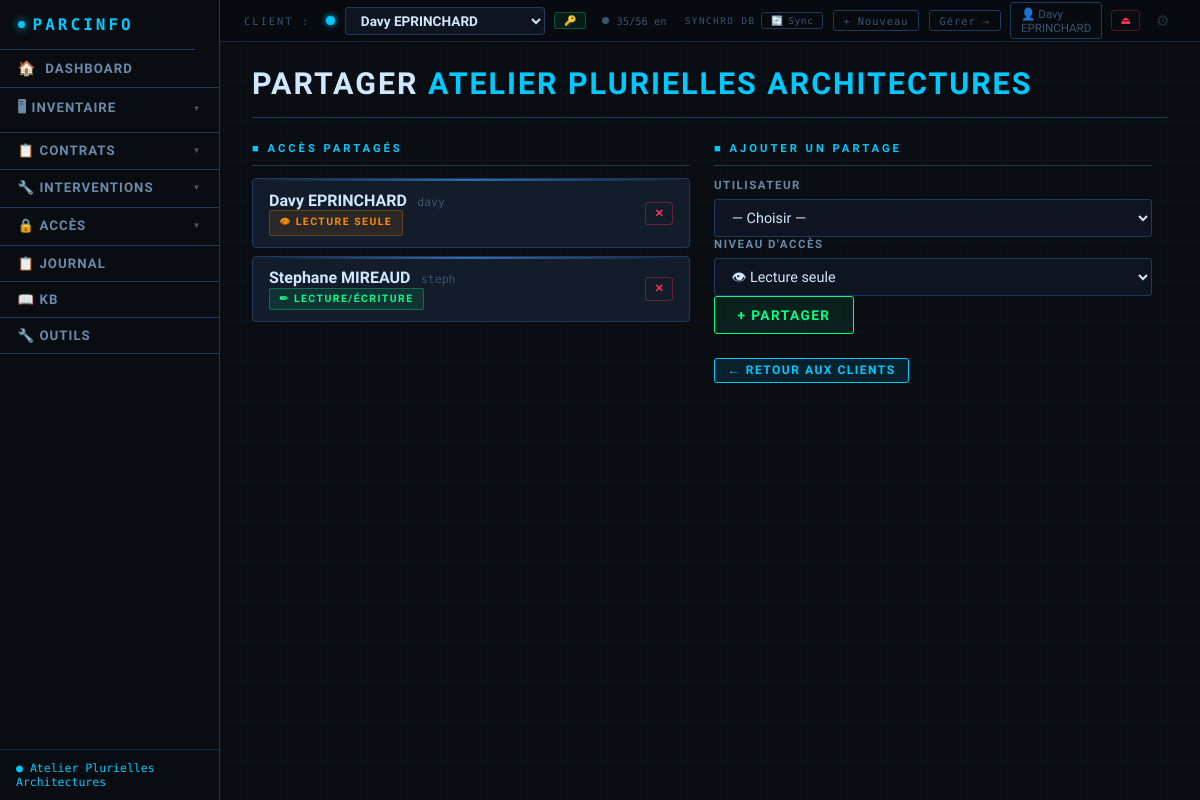
/client/3/partager (signed in), run on the app's committed database.
### tables this page shows
CREATE TABLE clients (
        id INTEGER PRIMARY KEY AUTOINCREMENT,
        nom TEXT NOT NULL DEFAULT '',
        contact TEXT DEFAULT '',
        telephone TEXT DEFAULT '',
        email TEXT DEFAULT '',
        adresse TEXT DEFAULT '',
        notes TEXT DEFAULT '',
        couleur TEXT DEFAULT '#00c9ff',
        date_creation TEXT DEFAULT '',
        date_maj TEXT DEFAULT '', auth_user_id INTEGER DEFAULT NULL);

CREATE TABLE client_partages (
        id INTEGER PRIMARY KEY AUTOINCREMENT,
        client_id INTEGER NOT NULL,
        auth_user_id INTEGER NOT NULL,
        niveau TEXT DEFAULT 'lecture',
        date_partage TEXT,
        UNIQUE(client_id, auth_user_id));

### app.py (the view, shortened to what this page needs)
@app.route('/client/<int:cid>/partager', methods=['GET','POST'])
def partager_client(cid):
    u = get_auth_user()
    if not u:
        return redirect(url_for('page_login'))
    if get_client_access(cid) != 'proprietaire':
        flash('Seul le propriétaire peut partager ce client', 'danger')
        return redirect(url_for('liste_clients'))
    conn = get_db()
    client = row_to_dict(conn.execute('SELECT * FROM clients WHERE id=?', (cid,)).fetchone() or {})
    partages = [row_to_dict(r) for r in conn.execute(
        'SELECT cp.*, au.login, au.nom, au.prenom FROM client_partages cp JOIN auth_users au ON cp.auth_user_id=au.id WHERE cp.client_id=?',
        (cid,)).fetchall()]
    all_users = [row_to_dict(r) for r in conn.execute(
        'SELECT id,login,nom,prenom FROM auth_users WHERE id!=? AND actif=1 ORDER BY nom',
        (u['id'],)).fetchall()]
    conn.close()
    return render_template('partage_client.html', client=client, partages=partages,
                           all_users=all_users, clients=get_clients(), client_actif_id=get_client_id())

### app.py (called while the page is built)
@app.context_processor
def inject_auth_context():
    u = None
    uid = session.get('auth_user_id')
    if uid:
        try:
            conn = get_db()
            u = row_to_dict(conn.execute('SELECT id,login,nom,prenom,role,logo_fichier FROM auth_users WHERE id=?', (uid,)).fetchone() or {})
            conn.close()
        except Exception:
            logger.exception('Erreur inject_auth_context')
    return dict(auth_user=u)

@app.context_processor
def inject_csrf_token():
    return dict(csrf_token=_get_csrf_token())

@app.context_processor
def inject_dynamic_css():
    user = get_auth_user()
    auth_user_id = user['id'] if user else None
    dynamic_css = _generate_dynamic_css(auth_user_id=auth_user_id)
    return dict(dynamic_css=dynamic_css)

@app.before_request
def csrf_protect():
    validate_csrf_request()

@app.template_filter('type_css')
def type_css_filter(t):
    import re as _re
    if t in _TYPE_CSS_MAP:
        return _TYPE_CSS_MAP[t]
    key = _re.sub(r'[^a-z0-9]', '', str(t).lower())[:16]
    return key or 'autre'

@app.context_processor
def inject_cfg():
    types = get_liste('types_appareils')
    user = get_auth_user()
    auth_user_id = user['id'] if user else None
    cfg = cfg_all(auth_user_id=auth_user_id)
    type_badges = {}
    for t in types:
        k = type_css_filter(t)
        if k not in type_badges:
            val = cfg.get(f'type_badge_{k}', '')
            if val:
                type_badges[k] = val[:3].upper()
            else:
                type_badges[k] = _TYPE_BADGE_DEFAULTS.get(k, k[:3].upper() or 'AUT')
    return {
        'cfg': cfg,
        'types_appareils_ctx': types,
        'type_css_defaults': _TYPE_CSS_DEFAULTS,
        'type_badge_defaults': _TYPE_BADGE_DEFAULTS,
        'type_badges': type_badges,
    }

@app.before_request
def _auto_start_sync():
    global _sync_init_done
    if not _sync_init_done:
        _sync_init_done = True
        if cfg_get('db_type') == 'sync':
            _start_sync_thread()

### auth_utils.py (called while the page is built)
def get_auth_user():
    from database import get_db, row_to_dict
    uid = session.get('auth_user_id')
    if not uid:
        return None
    conn = get_db()
    u = conn.execute('SELECT * FROM auth_users WHERE id=? AND actif=1', (uid,)).fetchone()
    conn.close()
    return row_to_dict(u) if u else None

def get_csrf_token() -> str:
    if 'csrf_token' not in session:
        session['csrf_token'] = secrets.token_hex(32)
    return session['csrf_token']

### database.py (called while the page is built)
def get_local_db():
    return _local_db()

### templates/partage_client.html (shortened to what this page needs)
{% extends "base.html" %}
{% block content %}
<div class="page-header">
    <h1>Partager <span>{{ client.nom }}</span></h1>
</div>
<div style="display:grid;grid-template-columns:1fr 1fr;gap:1.5rem;max-width:900px;">
    <div>
        <div class="form-section-title" style="margin-bottom:.8rem;">&#9632; Accès partagés</div>
        {% if partages %}
        {% for p in partages %}
        <div class="card" style="padding:.7rem 1rem;margin-bottom:.5rem;display:flex;align-items:center;justify-content:space-between;gap:.8rem;">
            <div>
                <strong>{{ p.prenom or '' }} {{ p.nom }}</strong>
                <span style="font-family:'Share Tech Mono',monospace;font-size:.72rem;color:var(--text-muted);margin-left:.4rem;">{{ p.login }}</span>
                <div>
                    <span class="badge {% if p.niveau == 'ecriture' %}badge-green{% else %}badge-orange{% endif %}">
                        {% if p.niveau == 'ecriture' %}✏ Lecture/Écriture{% else %}👁 Lecture seule{% endif %}
                    </span>
                </div>
            </div>
            <form method="POST" onsubmit="return confirm('Retirer ce partage ?')" style="margin:0;">
                <button type="submit" class="qa-btn qa-danger">✕</button>
            </form>
        </div>
        {% endfor %}
        {% else %}
        <div style="color:var(--text-muted);font-size:.83rem;padding:1rem 0;">Ce client n'est partagé avec personne.</div>
        {% endif %}
    </div>
    <div>
        <div class="form-section-title" style="margin-bottom:.8rem;">&#9632; Ajouter un partage</div>
        {% if all_users %}
        <form method="POST">
            <div class="form-group">
                <label>Utilisateur</label>
                <select name="user_id" required>
                    <option value="">— Choisir —</option>
                    {% set partage_ids = partages | map(attribute='auth_user_id') | list %}
                </select>
            </div>
            <div class="form-group">
                <label>Niveau d'accès</label>
                <select name="niveau">
                    <option value="lecture">👁 Lecture seule</option>
                </select>
            </div>
            <button type="submit" class="btn btn-success">+ Partager</button>
        </form>
        {% else %}
        <div style="color:var(--text-muted);font-size:.83rem;">Aucun autre utilisateur disponible.</div>
        {% endif %}
        <div style="margin-top:1.5rem;">
            <a href="/clients" class="btn btn-primary btn-sm">← Retour aux clients</a>
        </div>
    </div>
</div>
{% endblock %}

### templates/base.html (shortened to what this page needs)
<!DOCTYPE html>
<html lang="fr">
<head>
</head>
<body class="{{ 'theme-light' if cfg.get('mode') == 'light' else '' }}{{ ' nav-left' if cfg.get('nav_mode') == 'vertical' else '' }}">
<div class="client-bar">
    <span class="client-bar-label">Client :</span>
    <div class="client-select-wrap">
        {% set active_cl = clients | selectattr('id','eq', client_actif_id) | first | default(None) %}
        <span class="client-dot" style="color:{{ active_cl.couleur if active_cl else '#00c9ff' }}; background:{{ active_cl.couleur if active_cl else '#00c9ff' }};"></span>
        <select id="client-dropdown" onchange="changerClientAvecConfirmation(this)" data-current-value="{{ client_actif_id or '' }}">
            {% for cl in clients %}
            <option value="{{ cl.id }}" {% if cl.id == client_actif_id %}selected{% endif %}>{{ cl.nom }}</option>
            {% endfor %}
        </select>
        {% set acces_actif = active_cl.acces if active_cl and active_cl.acces is defined else '' %}
        {% if acces_actif %}
        <div class="topbar-acces-badge topbar-acces-{{ acces_actif }}" title="{% if acces_actif == 'proprietaire' %}Vous êtes propriétaire{% elif acces_actif == 'ecriture' %}Partagé — lecture/écriture{% elif acces_actif == 'admin' %}Accès administrateur{% else %}Partagé — lecture seule{% endif %}">
            {% if acces_actif == 'proprietaire' %}🔑{% elif acces_actif == 'ecriture' %}✏ R/W{% elif acces_actif == 'admin' %}⚙{% else %}👁{% endif %}
        </div>
        {% endif %}
    </div>
    <div class="wd-topbar idle" id="wd-global-bar">
        <span class="wd-dot"></span>
        <span id="wd-global-text">…</span>
    </div>
    <div class="client-bar-actions">
        {% if cfg.get('db_type') == 'sync' %}
        <div id="topbar-sync-wrap" style="display:flex;align-items:center;gap:.35rem;">
        {% else %}
        <div id="topbar-sync-wrap" style="display:none;align-items:center;gap:.35rem;">
        {% endif %}
            <span style="font-family:'Share Tech Mono',monospace;font-size:.58rem;letter-spacing:1.5px;
                         text-transform:uppercase;color:var(--text-muted);white-space:nowrap;">Synchro DB</span>
            <button class="topbar-sync-btn" id="topbar-sync-btn"
                    onclick="syncNow()" title="Base de données — mode synchronisation&#10;Cliquer pour synchroniser maintenant">
                <span class="topbar-sync-icon" id="topbar-sync-icon">🔄</span>
                <span id="topbar-sync-label">Sync…</span>
            </button>
        </div>
        <a href="/client/nouveau" class="client-bar-link">+ Nouveau</a>
        <a href="/clients" class="client-bar-link">Gérer →</a>
        {% if session.get('auth_user_id') %}
        <a href="/profil" style="display:flex;align-items:center;gap:.4rem;text-decoration:none;
            border:1px solid var(--border);border-radius:3px;padding:.2rem .6rem;
            font-size:.72rem;color:var(--text-muted);transition:all .15s;"
           onmouseover="this.style.borderColor='var(--accent)';this.style.color='var(--text-secondary)'"
           onmouseout="this.style.borderColor='var(--border)';this.style.color='var(--text-muted)'">
            👤 {{ session.get('auth_user_nom', 'Profil') }}
        </a>
        <a href="/logout" style="border:1px solid rgba(255,51,85,.3);border-radius:3px;padding:.2rem .5rem;
            font-size:.7rem;color:var(--accent-red);text-decoration:none;" title="Déconnexion">⏏</a>
        {% endif %}
        <button class="topbar-gear" onclick="toggleConfig()" title="Paramètres">⚙</button>
    </div>
</div>
{% set ep = request.endpoint %}
{% set inv_active = ep in ['liste_appareils','nouvel_appareil','editer_appareil','liste_peripheriques','nouveau_peripherique','editer_peripherique','parc_general','baie_brassage','page_scan','liste_plans','editer_plan'] %}
{% set contrats_active = ep in ['liste_contrats','nouveau_contrat','editer_contrat','detail_contrat'] %}
{% set secu_active = ep in ['liste_identifiants','nouvel_identifiant','editer_identifiant','liste_utilisateurs','nouvel_utilisateur','editer_utilisateur','droits_utilisateur'] %}
<nav>
    <a href="/" class="nav-brand">PARCINFO</a>
    <a href="/" {% if ep == 'index' %}class="active"{% endif %}>
        <span style="font-size:.9rem;">🏠</span> DASHBOARD
    </a>
    <div class="nav-group">
        <button class="nav-group-btn {% if inv_active %}active{% endif %}">
            🖥 Inventaire <span class="arr">▼</span>
        </button>
    </div>
    <div class="nav-group">
        <button class="nav-group-btn {% if contrats_active %}active{% endif %}">
            📋 Contrats <span class="arr">▼</span>
        </button>
    </div>
    <div class="nav-group">
        <button class="nav-group-btn {% if ep in ['liste_interventions','nouveau_intervention','detail_intervention','editer_intervention'] %}active{% endif %}">
            🔧 Interventions <span class="arr">▼</span>
        </button>
    </div>
    <div class="nav-group">
        <button class="nav-group-btn {% if secu_active %}active{% endif %}">
            🔒 Accès <span class="arr">▼</span>
        </button>
    </div>
    <a href="/historique" {% if ep == 'page_historique' %}class="active"{% endif %}>📋 Journal</a>
    <a href="/kb" {% if ep == 'page_kb' %}class="active"{% endif %}>📖 KB</a>
    <a href="/outils" {% if ep == 'page_outils' %}class="active"{% endif %}>🔧 Outils</a>
    <div class="nav-spacer"></div>
    {% if client is defined and client and client.nom %}
    <span class="nav-client-badge" style="color:{{ client.couleur or '#00c9ff' }}; border-color:{{ client.couleur or '#00c9ff' }}33;">
        &#9679; {{ client.nom }}
    </span>
    {% endif %}
</nav>
<main>
    {% set ep = request.endpoint %}
    {% set bc = [] %}
    {% if ep in ['nouvel_appareil','editer_appareil'] %}
        {% set _ = bc.append(('Inventaire', None)) %}
        {% set _ = bc.append(('Appareils', '/appareils')) %}
        {% set _ = bc.append(('Ajouter' if ep == 'nouvel_appareil' else 'Modifier', None)) %}
    {% elif ep in ['nouveau_peripherique','editer_peripherique'] %}
        {% set _ = bc.append(('Inventaire', None)) %}
        {% set _ = bc.append(('Périphériques', '/peripheriques')) %}
        {% set _ = bc.append(('Ajouter' if ep == 'nouveau_peripherique' else 'Modifier', None)) %}
    {% elif ep in ['nouveau_contrat','editer_contrat'] %}
        {% set _ = bc.append(('Contrats', '/contrats')) %}
        {% set _ = bc.append(('Ajouter' if ep == 'nouveau_contrat' else 'Modifier', None)) %}
    {% elif ep == 'detail_contrat' %}
        {% set _ = bc.append(('Contrats', '/contrats')) %}
        {% set _ = bc.append(('Détail', None)) %}
    {% elif ep in ['nouvel_identifiant','editer_identifiant'] %}
        {% set _ = bc.append(('Accès', None)) %}
        {% set _ = bc.append(('Identifiants', '/identifiants')) %}
        {% set _ = bc.append(('Ajouter' if ep == 'nouvel_identifiant' else 'Modifier', None)) %}
    {% elif ep in ['nouvel_utilisateur','editer_utilisateur'] %}
        {% set _ = bc.append(('Accès', None)) %}
        {% set _ = bc.append(('Utilisateurs', '/utilisateurs')) %}
        {% set _ = bc.append(('Ajouter' if ep == 'nouvel_utilisateur' else 'Modifier', None)) %}
    {% elif ep == 'droits_utilisateur' %}
        {% set _ = bc.append(('Accès', None)) %}
        {% set _ = bc.append(('Utilisateurs', '/utilisateurs')) %}
        {% set _ = bc.append(('Droits', None)) %}
    {% elif ep == 'parc_general' %}
        {% set _ = bc.append(('Inventaire', None)) %}
        {% set _ = bc.append(('Parc général', None)) %}
    {% elif ep == 'baie_brassage' %}
        {% set _ = bc.append(('Inventaire', None)) %}
        {% set _ = bc.append(('Baie de brassage', None)) %}
    {% elif ep == 'page_scan' %}
        {% set _ = bc.append(('Inventaire', None)) %}
        {% set _ = bc.append(('Scan réseau', None)) %}
    {% endif %}
    {% block content %}{% endblock %}
</main>
    {% set _sk2 = [] %}
</body>
</html>

### data on the page
clients: get "Davy EPRINCHARD"
clients: nom "Atelier Plurielles Architectures", nom "ATELIER PLURIELLES ARCHITECTURES"
client_partages: prenom "Davy", nom "EPRINCHARD", login "davy", niveau "👁 LECTURE SEULE"
client_partages: prenom "Stephane", nom "MIREAUD", login "steph", niveau "✏ LECTURE/ÉCRITURE"

### other printed values
form field value "Davy EPRINCHARD"
